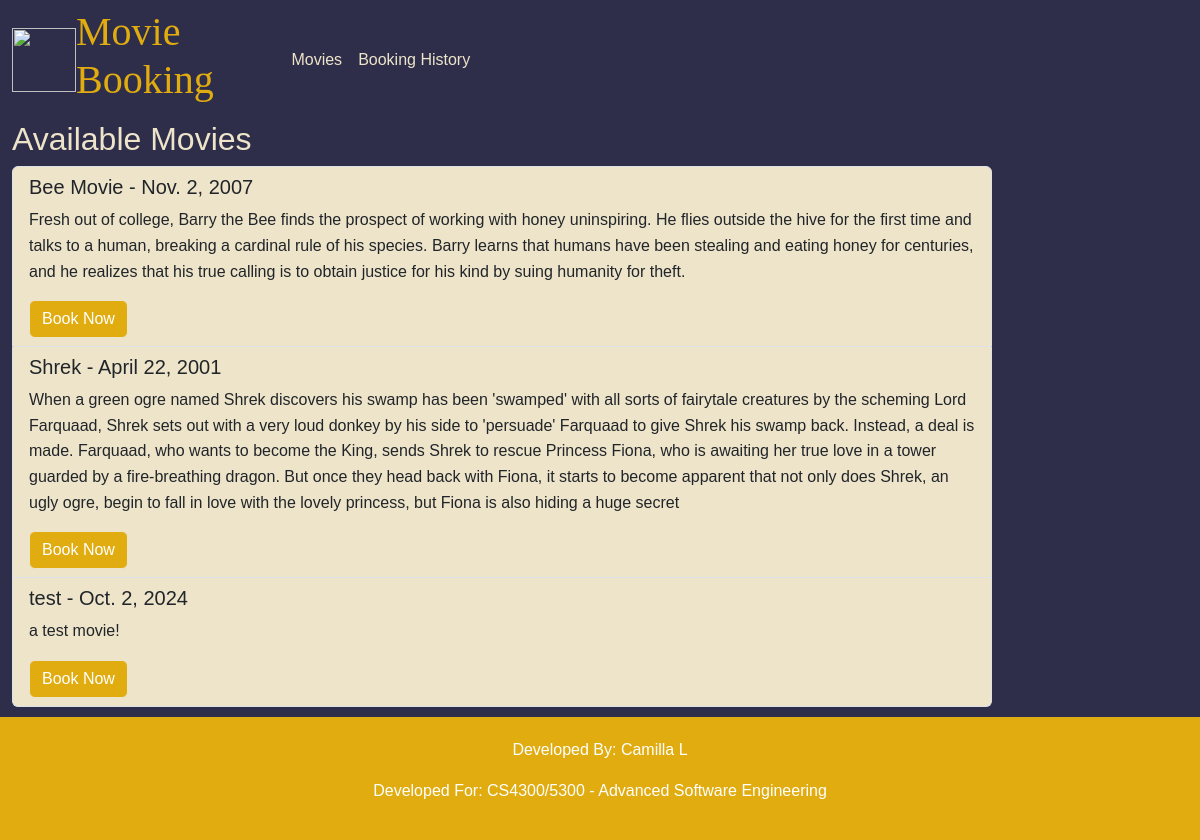
The page / on the database its author committed.
### bookings/models.py (models this page shows)
class Movie(models.Model):
    title = models.CharField(max_length=200)
    description = models.TextField()
    release_date = models.DateField()
    duration = models.IntegerField()

### bookings/views.py (the view)
# urls.py: path('', movie_list ,name='movie_list'), #Home page - lists all movies
def movie_list(request):
        movies = Movie.objects.all() #database query
        return render(request, 'movie_list.html',{'movies': movies}) #renders query to html

### bookings/templates/movie_list.html (shortened to what this page needs)
{% extends 'base.html' %}
{% block content %}
<h2>Available Movies</h2>
<ul class="list-group">
    {% for movie in movies%}
        <li class="list-group-item" style="background-color: #ede4ca">
            <h5>{{ movie.title }} - {{movie.release_date}}</h5>
            <p>{{ movie.description }}</p>
            <a href="{% url 'book_seat' movie.id %}" class="btn btn-primary" style="background-color: #e0ac10; border-color: #ede4ca;">Book Now</a>
        </li>
    {% endfor %}
</ul>
{% endblock %}

### bookings/static/index.css (style rules this page uses)
body { font-family: 'Veranda', sans-serif; margin: 0; padding: 0; background-color: #2f2e4a; color: #ede4ca; line-height: 1.6; }

### rows shown on the page
Movie: title "Bee Movie", release_date "Nov. 2, 2007", description "Fresh out of college, Barry the Bee finds the prospect of working with honey uninspiring. He flies outside the hive for the first time and talks to a human, breaking a cardinal rule of his species. Barry learns that humans have been stealing and eating honey for centuries, and he realizes that his true calling is to obtain justice for his kind by suing humanity for theft."
Movie: title "Shrek", release_date "April 22, 2001", description "When a green ogre named Shrek discovers his swamp has been 'swamped' with all sorts of fairytale creatures by the scheming Lord Farquaad, Shrek sets out with a very loud donkey by his side to 'persuade' Farquaad to give Shrek his swamp back. Instead, a deal is made. Farquaad, who wants to become the King, sends Shrek to rescue Princess Fiona, who is awaiting her true love in a tower guarded by a fire-breathing dragon. But once they head back with Fiona, it starts to become apparent that not only does Shrek, an ugly ogre, begin to fall in love with the lovely princess, but Fiona is also hiding a huge secret"
Movie: title "test", release_date "Oct. 2, 2024", description "a test movie!"
